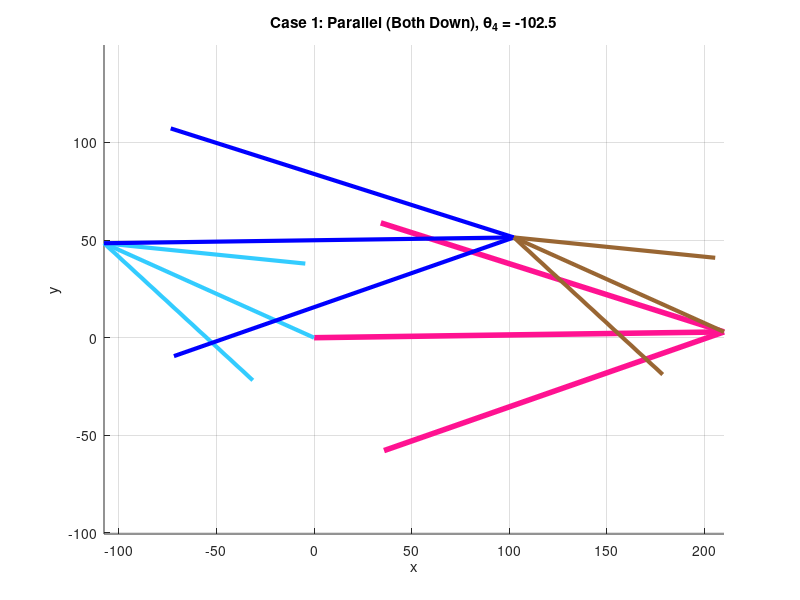
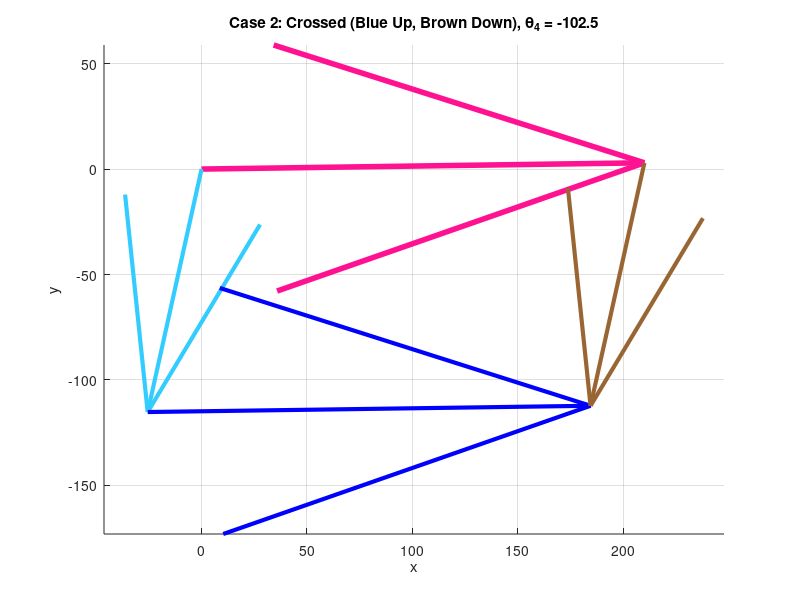

The MATLAB source for these figures, in order:
clear all
close all
clc

% 1. Parameter Definitions
L1 = 210; % Ground (Pink)
L2 = 118; % Link 2 (Light Blue)
L3 = 210; % Link 3 (Blue)
L4 = 118; % Link 4 (Brown)

d = L1;
a = L2;
b = L3;
c = L4;

% Ground angle
theta1_deg = 0.81;
theta1 = deg2rad(theta1_deg);

% Input: Theta 4 (Global)
% *** แก้ไข: ใช้ค่าติดลบเพื่อให้ Link 4 (น้ำตาล) อยู่ "ข้างล่าง" ชมพู ***
q4_global_deg = -102.5; 
q4_global = deg2rad(q4_global_deg);

% Local Theta 4
q4 = q4_global - theta1;

% ---------------------------------------------------------
% STEP 1: Find Theta 2 given Theta 4 (Inverse Kinematics)
% ---------------------------------------------------------
K1_inv = d/c; 
K2_inv = d/a; 
K3_inv = (c^2 - b^2 + a^2 + d^2)/(2*c*a); 

% Coefficients A, B, C for q2
A = cos(q4) - K1_inv - K2_inv*cos(q4) + K3_inv;
B = -2*sin(q4);
C = K1_inv - (K2_inv + 1)*cos(q4) + K3_inv;

disc = B^2 - 4*A*C;

% หา q2 ทั้ง 2 คำตอบ
% Sol 1: Parallel (ถ้า q4 ลง, q2 จะลงด้วย)
q2_sol_1 = 2*atan((-B - sqrt(disc))/(2*A));
% Sol 2: Crossed (ถ้า q4 ลง, q2 จะขึ้น <-- สิ่งที่คุณต้องการ)
q2_sol_2 = 2*atan((-B + sqrt(disc))/(2*A));

% *** เลือก Case ที่ต้องการ ***
% Case 1 (Down-Down): ฟ้าลง, น้ำตาลลง
q2_target_1 = q2_sol_1;

% Case 2 (Up-Down): ฟ้าขึ้น (ถูก), น้ำตาลลง (ถูก)
q2_target_2 = q2_sol_2;


% ---------------------------------------------------------
% STEP 2: Find Theta 3 for EACH Case
% ---------------------------------------------------------
K1 = d/a;
K4 = d/b;
K5 = (c^2 - d^2 - a^2 - b^2)/(2*a*b);

% --- Calculate q3 for Case 1 ---
D1 = cos(q2_target_1) - K1 + K4*cos(q2_target_1) + K5;
E1 = -2*sin(q2_target_1);
F1 = K1 + (K4 - 1)*cos(q2_target_1) + K5;
% Parallel mode: q3 ขนาน ground
q3_local_1 = 2*atan((-E1 - sqrt(E1^2 - 4*D1*F1))/(2*D1));

% --- Calculate q3 for Case 2 (The one you want) ---
D2 = cos(q2_target_2) - K1 + K4*cos(q2_target_2) + K5;
E2 = -2*sin(q2_target_2);
F2 = K1 + (K4 - 1)*cos(q2_target_2) + K5;
% Crossed mode: q3 ไขว้
q3_local_2 = 2*atan((-E2 + sqrt(E2^2 - 4*D2*F2))/(2*D2));


% Calculate Global Angles
q2_global_1 = rad2deg(q2_target_1 + theta1);
q3_global_1 = rad2deg(q3_local_1 + theta1);

q2_global_2 = rad2deg(q2_target_2 + theta1);
q3_global_2 = rad2deg(q3_local_2 + theta1);


% ---------------------------------------------------------
% PLOTTING PREPARATION
% ---------------------------------------------------------
color_Pink = [1, 0.07, 0.57];
color_LBlue = [0.2, 0.8, 1];
color_Blue = [0, 0, 1];
color_Brown = [0.6, 0.4, 0.2];

RO4O2 = d*exp(j*theta1); 
O4x = real(RO4O2); O4y = imag(RO4O2);

% --- Case 1 Vectors (Blue Down, Brown Down) ---
RA1 = a*exp(j*(q2_target_1 + theta1));
RBA1 = b*exp(j*(q3_local_1 + theta1));
Ax1 = real(RA1); Ay1 = imag(RA1);
Bx1 = real(RA1 + RBA1); By1 = imag(RA1 + RBA1);

% --- Case 2 Vectors (Blue Up, Brown Down) ---
RA2 = a*exp(j*(q2_target_2 + theta1));
RBA2 = b*exp(j*(q3_local_2 + theta1));
Ax2 = real(RA2); Ay2 = imag(RA2);
Bx2 = real(RA2 + RBA2); By2 = imag(RA2 + RBA2);


% ---------------------------------------------------------
% PLOTTING
% ---------------------------------------------------------

% --- Figure 1: Case 1 (Parallel / Both Down) ---
figure(1);
hold on;
quiver(0, 0, O4x, O4y, 0, 'Color', color_Pink, 'LineWidth', 4, 'MaxHeadSize', 0.5); % Ground
quiver(0, 0, Ax1, Ay1, 0, 'Color', color_LBlue, 'LineWidth', 3, 'MaxHeadSize', 0.5); % Link 2
quiver(Ax1, Ay1, Bx1-Ax1, By1-Ay1, 0, 'Color', color_Blue, 'LineWidth', 3, 'MaxHeadSize', 0.5); % Link 3
quiver(O4x, O4y, Bx1-O4x, By1-O4y, 0, 'Color', color_Brown, 'LineWidth', 3, 'MaxHeadSize', 0.5); % Link 4
axis equal; grid on;
title(['Case 1: Parallel (Both Down), \theta_4 = ' num2str(q4_global_deg)]);
xlabel('x'); ylabel('y');


% --- Figure 2: Case 2 (Crossed / Blue Up, Brown Down) ---
figure(2);
hold on;
quiver(0, 0, O4x, O4y, 0, 'Color', color_Pink, 'LineWidth', 4, 'MaxHeadSize', 0.5); % Ground
quiver(0, 0, Ax2, Ay2, 0, 'Color', color_LBlue, 'LineWidth', 3, 'MaxHeadSize', 0.5); % Link 2 (UP)
quiver(Ax2, Ay2, Bx2-Ax2, By2-Ay2, 0, 'Color', color_Blue, 'LineWidth', 3, 'MaxHeadSize', 0.5); % Link 3
quiver(O4x, O4y, Bx2-O4x, By2-O4y, 0, 'Color', color_Brown, 'LineWidth', 3, 'MaxHeadSize', 0.5); % Link 4 (DOWN)
axis equal; grid on;
title(['Case 2: Crossed (Blue Up, Brown Down), \theta_4 = ' num2str(q4_global_deg)]);
xlabel('x'); ylabel('y');


% Display Results
fprintf('--- Results ---\n');
fprintf('Case 1 (Both Down): Theta 2 = %.4f, Theta 3 = %.4f\n', q2_global_1, q3_global_1);
fprintf('Case 2 (Blue Up, Brown Down): Theta 2 = %.4f, Theta 3 = %.4f\n', q2_global_2, q3_global_2);
